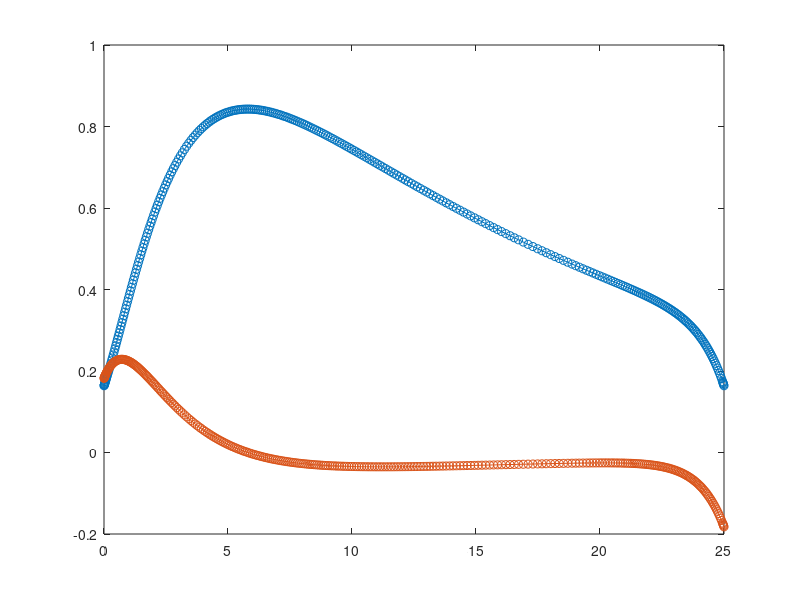

Here is the MATLAB script that generated this plot:
function shoot_method
clc
clear all
x=0.5;
a = 25;
eps = 0.1;
c = -2;
%theta = 0.25;

theta = (c*(1-exp(-a)))/(2*(-c^2 + c - eps));









x1=fzero(@(x)solver(x,a,eps,c,theta),x);
end

function F = solver(x,a,eps,c,theta)
options=odeset('RelTol', 1e-8, 'AbsTol', [1e-8, 1e-8]);
[t,u]=ode45(@(z,u)uz2(z,u,a,eps,c), [0,a], [theta x], options);
s=length(t);
F=u(s,1)-theta;
figure(1)
%plot(t,u(:,1))
plot(t,u(:,1),'-o',t,u(:,2),'-o')
end

function dy = uz2(x,y,a,eps,c)
    dy=zeros(2,1);
    dy(1) = y(2);
    dy(2) =  (y(2)/c) - eps*y(1)/c^2 - (w(x) - w(x-a))/c;
end

function val = w(x)
    val = exp(-1*abs(x))/2;
end

